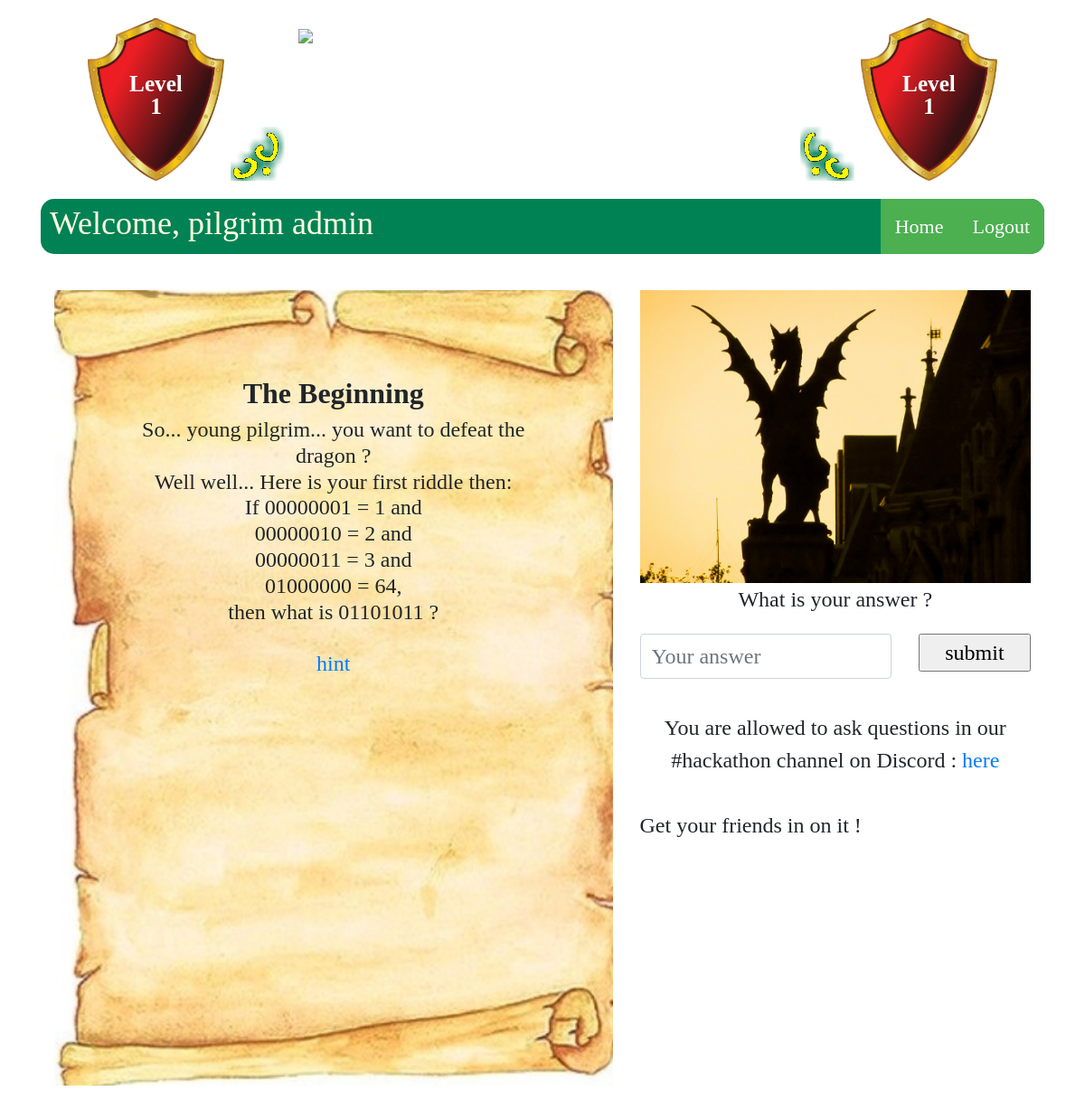
The page /level (signed in) on the database its author committed.
### tables this page shows
CREATE TABLE Levels( Level_id INTEGER PRIMARY KEY, Name TEXT NOT NULL, Badge_color TEXT NOT NULL, Img TEXT, Text TEXT NOT NULL, Answer TEXT NOT NULL, Release_date TEXT NOT NULL);

### flask_app.py (the view, shortened to what this page needs)
@app.route('/level', methods = ["POST","GET"] )
def level():
    if 'username' not in session:
        return render_template("message.html", message = "Please login first", desto="/login" , pic = "empty.png")
    else :
        lvl = str(session['level'])
        user = session['username']
        if lvl == "22":
            print("### 1 ###")
            return redirect("/endgame")
        c.execute("SELECT * FROM Levels WHERE Level_id = %s" % lvl)
        conn.commit()
        rows = c.fetchall()
        for row in rows:
            gamelevel = Level(lvl,row[1],row[2],row[3],row[4],row[5],row[6])
        story = Markup(gamelevel.text)
        c.execute("SELECT * FROM Discord")
        conn.commit()
        rows = c.fetchall()
        for row in rows:
            link = row[0]
    now = datetime.datetime.now()
    today = Calcdate(now)
    release = int(gamelevel.date)
    if release > today:
        message = "This level will unlock on " + gamelevel.date
        return render_template("message.html", message = message, guest = user , level = lvl,desto = "/level" , pic = "empty.png")
    story = Markup(gamelevel.text)
    return render_template('game.html',
        title = gamelevel.name,
        image = gamelevel.image,
        guest = user,
        level = lvl,
        story = story,
        link = link)

### flask_app.py (called while the page is built)
def Calcdate(now):
    year = str(now.year)
    month = str(now.month)
    if len(month) < 2:
        month = "0" + month
    day = str(now.day)
    if len(day) < 2:
        day = "0" + day
    total = year + month + day
    return int(total)

### templates/game.html (shortened to what this page needs)
{% extends "layout.html" %}
{% block content %}
<div class="row">
  <div class="col-lg-7">
    <div class="story-page">
    <img class="img-fluid" src='/static/perkament.jpg'>
      <span class="story-title">{{title}}</span>
      <div class="content">
        {{story}}
      </div>
    </div>
  </div>
  <div class="col-lg-5">
    <img class="img-fluid story-companion" src="static/{{image}}">
    <form method="POST" class="text-center">
        What is your answer ?
        <div class="row" style="margin-top:20px;">
          <div class="col-sm-8">
            <input type="text" placeholder="Your answer" class="form-control" id="answer" name="answer" maxlength="30">
          </div>
          <div class="col-sm-4">
            <input type="submit" name="submit" value="submit" style="width: 100%">
          </div>
        </div>
        <br/>
        You are allowed to ask questions in our #hackathon channel on Discord : <a href="{{link}}}}" target="_blank">here</a>
    </form>
    <br/>
    Get your friends in on it !
    <br/>
  </div>
</div>
{% endblock %}

### static/style.css (style rules this page uses)
body { font-family:'18thCentury'; font-size: 150%; }
.story-page { margin-top: 40px; position: relative; width: 100%; border: dotted 2px #D4924D; padding-bottom: 50px; background: #FADBA1; }
.story-companion { margin-top: 40px; }
.story-page img { width: 100%; padding:0; }
.story-page .content { text-align: center; position: relative; top: 0; width: 100%; padding:50px 15px; font-weight: 500; font-size: 1.1rem; top: 80px; line-height: 1.7rem; }
.story-page .story-title { position: absolute; display: block; text-align: center; width: 100%; top: 60px; font-weight: bold; }
.story-page img { display: none; }
@media (min-width: 768px) { .story-page { background: none; border: none; } }
@media (min-width: 768px) { .story-page .story-title { top: 100px; } }
@media (min-width: 768px) { .story-page img { display: block; } }
@media (min-width: 768px) { .story-page .content { font-size: 1.4rem; padding:30px 80px; line-height: 2rem; top: 120px; position: absolute; } }
@media (min-width: 850px) { .story-page .story-title { font-size: 2rem; top: 110px; } }
@media (min-width: 850px) { .story-page .content { font-size: 1.6rem; padding:30px 90px; line-height: 2rem; top: 130px; } }
@media (min-width: 992px) { .story-page .story-title { top: 60px; font-size: 1.5rem; } }
@media (min-width: 992px) { .story-page .content { font-size: 1.1rem; padding:30px 80px; line-height: 1.4rem; top: 70px; } }
@media (min-width: 1200px) { .story-page .story-title { top: 90px; font-size: 2rem; } }
@media (min-width: 1200px) { .story-page .content { font-size: 1.5rem; padding:30px 80px; line-height: 1.8rem; top: 110px; } }
.form-control { font-size: 1.5rem; }

### rows shown on the page
Levels: Name "The Beginning", Img (picture)

### other values the page prints
{{ level }} "1"
{{ guest }} "admin"
{{ story }} "So... young pilgrim... you want to defeat the dragon ? Well well... Here is your first riddle then: If 00000001 = 1 and 00000010 = 2 and 00000011 = 3 and 01000000 = 64, then what is 01101011 ? hint"
